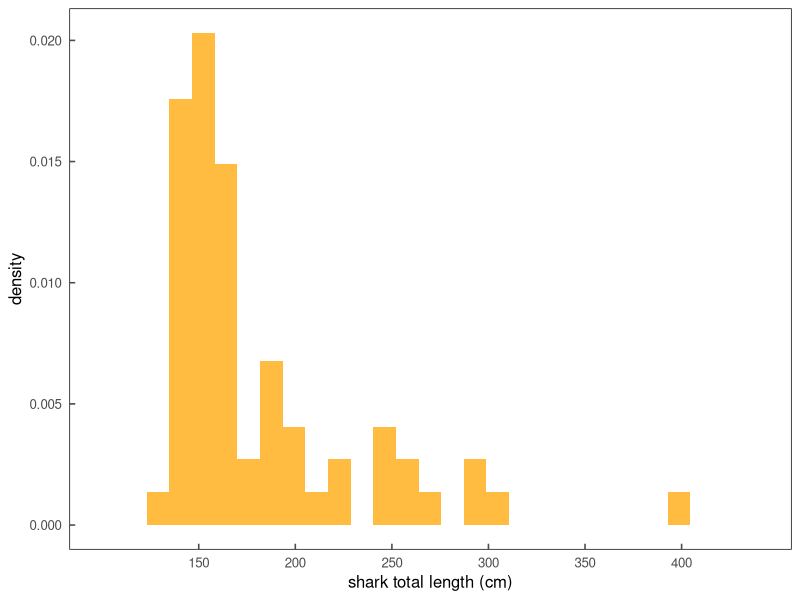
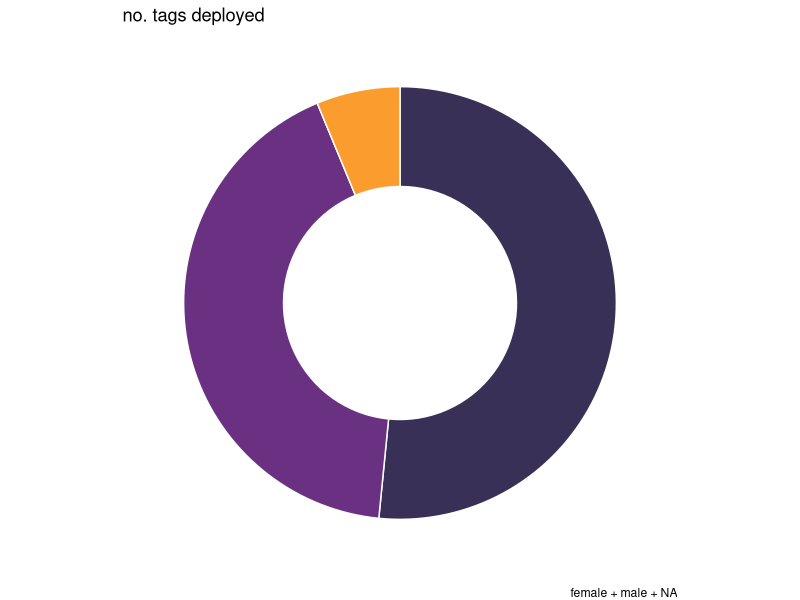
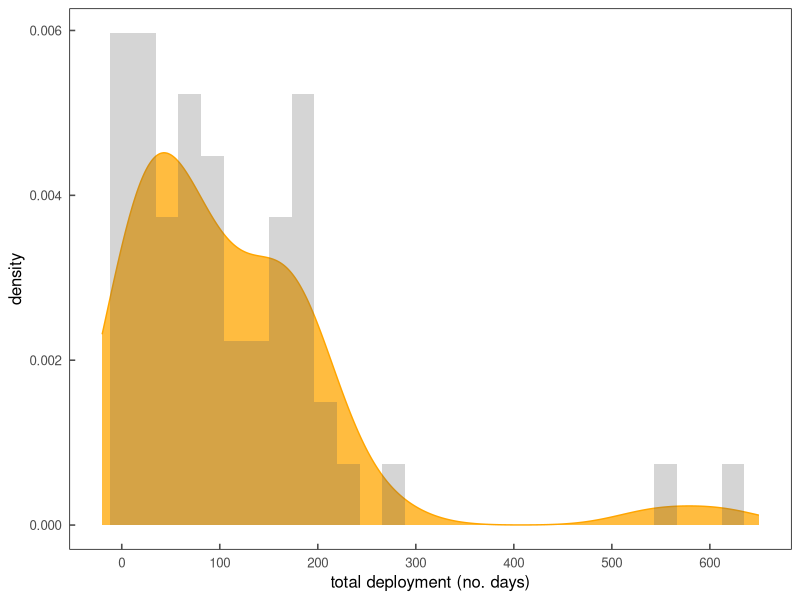
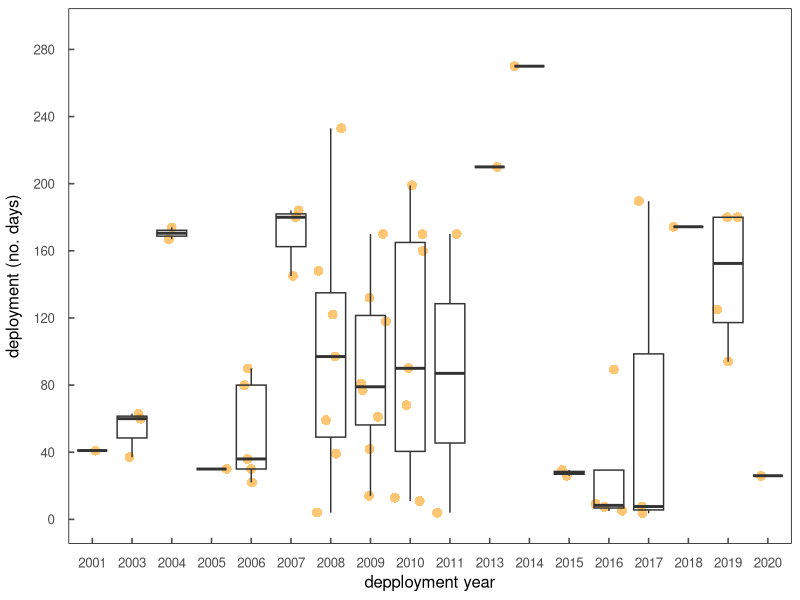
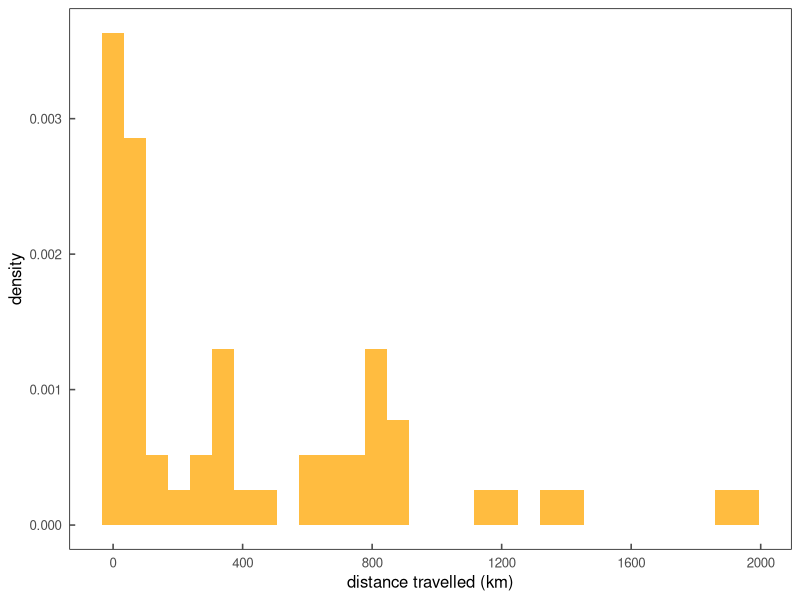
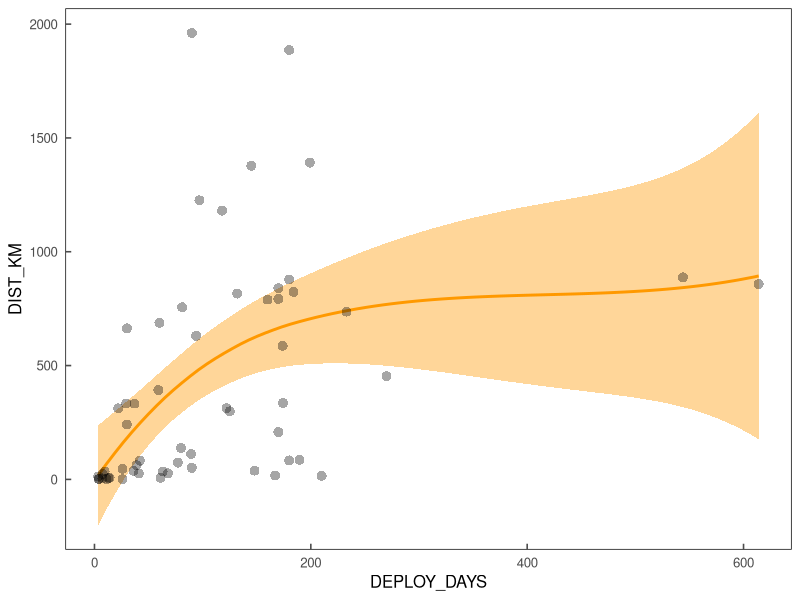

Here is the R script that generated these plots, in order:
## plots and dataviz for JWS metadata paper
## build several plots from raw data csvs and DFs 
## Pretty standard stuff really 


library(plyr)
library(dplyr)
library(data.table)
library(ggthemes)
library(ggplot2)
library(tidyverse)
library(forcats)
library(tidyr)


themeKV <-theme_few()+
  theme(strip.background = element_blank(),
        axis.line = element_blank(),
        axis.text.x = element_text(margin = margin(0.2, unit = "cm")),
        axis.text.y = element_text(margin = margin(c(1, 0.2), unit = "cm")),
        axis.ticks.length=unit(-0.15, "cm"),element_line(colour = "black", size=.5),
        panel.border = element_rect(colour = "black", fill=NA, size=.5),
        legend.title=element_blank(),
        strip.text=element_text(hjust=0))
        

## make a series of plots on the capture program tagging metadata
## should be figure 2a-e in the paper


## TBL of sharks tagged, figure 2a 
## density plot
metaDF <- read.csv('./data/jws_tag_metadata.csv', header = T)
ggplot(metaDF, aes(x = TBL_cm)) +
  themeKV +
##  geom_density(color = "orange", fill = "orange", alpha=0.75) +
  geom_histogram(aes(y=..density..),fill = "orange", alpha=0.75) +
  xlab("shark total length (cm)") +
  scale_x_continuous(limits = c(100,440),
                     breaks = c(150,200,250,300,350,400))


## compare no. of female and male sharks tagged, figure 2b
## donut plot
metaDF <- read.csv('./data/jws_tag_metadata.csv', header = T)
metaDF %>%
  group_by(SEX) %>% 
  summarise(count = n()) %>% 
  ggplot(aes(x = 2, y = count, fill = count)) +
  geom_bar(stat="identity",color="white",show.legend = FALSE) +
  coord_polar("y", start = 0) +
  theme_void() +
  scale_fill_viridis_c(
    alpha = 0.85,
    begin = 0.1,
    end = 0.75,
    direction = -1,
    option = "inferno",
    aesthetics = "fill") +
  xlim(0.5,2.5) +
  labs(title = "no. tags deployed",
       ##       subtitle = "capture operation",
       caption = "female + male + NA")  
  

## total days deployed from tagto pop, figure 2c 
## histogr plot
metaDF <- read.csv('./data/jws_tag_metadata.csv', header = T)
ggplot(metaDF, aes(x = DEPLOY_DAYS)) +
  themeKV +
  geom_density(color = "orange", fill = "orange", alpha=0.75) +
  geom_histogram(aes(y=..density..),alpha=0.25) +
  xlab("total deployment (no. days)") +
  scale_x_continuous(limits = c(-20,650),
                     breaks = c(0,100,200,300,400,500,600))


## days deployed per shark per year from tag to pop, figure 2d 
## box plot
metaDF <- read.csv('./data/jws_tag_metadata.csv', header = T)
## convert the variable 'YEAR_CAP' from a numeric to a factor variable
metaDF$YEAR_CAP <- as.factor(metaDF$YEAR_CAP)
head(metaDF)
ggplot(metaDF, aes(x = YEAR_CAP, y = DEPLOY_DAYS)) +
  themeKV +
  theme(strip.background = element_blank(),
        axis.line = element_blank(),
        panel.border = element_rect(colour = "black", fill=NA, size=.5),
        axis.ticks.length = unit(-.15, "cm"), 
        axis.text.x = element_text(margin = margin(t = 10, unit = "pt")),
        axis.title.y = element_text(margin = margin(-2,-2,-2,-2)),
        axis.text.y = element_text(hjust = 1, margin = margin(10, 10, 10, 10))) +
  geom_point(alpha=0.55, color="#FF9900", position="jitter", shape = 16, size = 3) +  
  geom_boxplot(alpha=0) +  ## alpha=0 is fully transparent interior of box
  scale_y_continuous(limits = c(0,290),
                     breaks = c(0,40,80,120,160,200,240,280))+
  xlab("depployment year") +
  ylab("deployment (no. days)")


## total distance travelled between release and pop, Figure 2e
## density plot
metaDF <- read.csv('./data/jws_tag_metadata.csv', header = T)
ggplot(metaDF, aes(x = DIST_KM)) +
  themeKV +
##  geom_density(color = "orange", fill = "orange", alpha=0.75) +
  geom_histogram(aes(y=..density..),fill = "orange", alpha=0.75) +
  xlab("distance travelled (km)") +
  scale_x_continuous(breaks = c(0,400,800,1200,1600,2000))


## deployment duration versus distance travelled between release and pop, Figure 2f ???
## scatter plot
metaDF <- read.csv('./data/jws_tag_metadata.csv', header = T)
ggplot(metaDF, aes(x = DEPLOY_DAYS, y = DIST_KM)) +
  themeKV +
  geom_smooth(color="#FF9900", fill="#FF9900", method = "loess", formula = y ~ x, span = 1, se = TRUE)+
  geom_point(color="#000000", alpha=0.35, shape = 16, size = 3)




